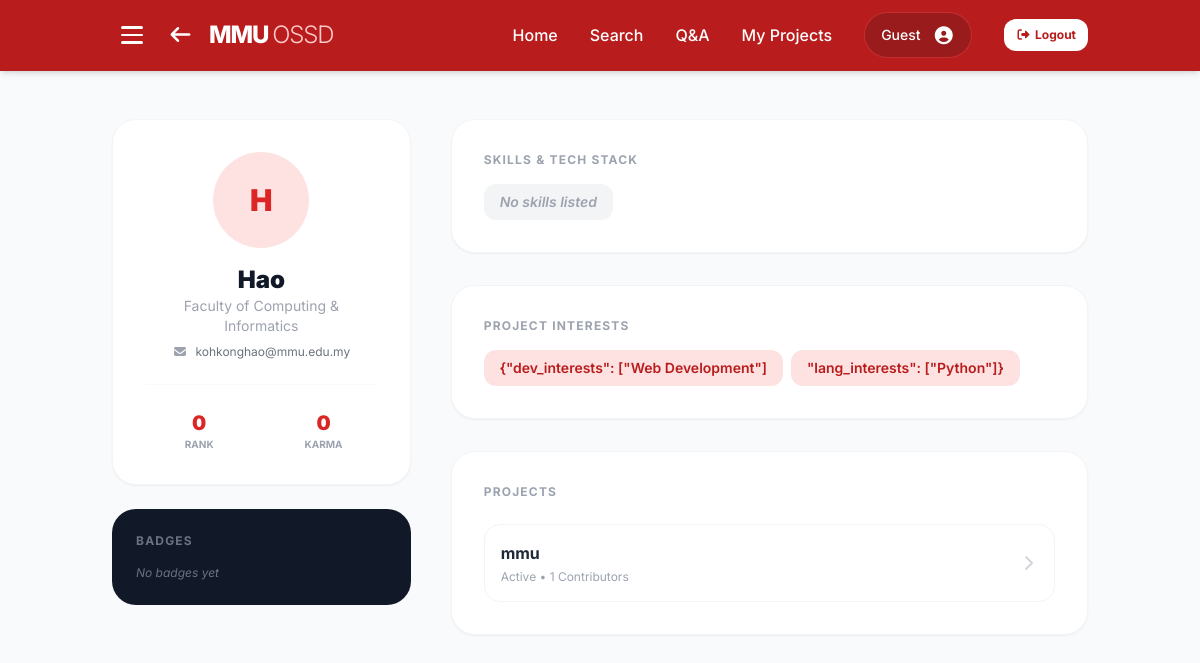
Page /user/1 on the committed database.
### website/models.py (models this page shows)
class User(db.Model):
    __tablename__ = 'users'
    id = db.Column(db.Integer, primary_key=True, autoincrement=True)
    email = db.Column(db.String(255), unique=True, nullable=False)
    password_hash = db.Column(db.String(255))
    name = db.Column(db.String(255), nullable=False, default='MMU Student')
    is_admin = db.Column(db.Boolean, default=False, nullable=False)
    faculty = db.Column(db.String(255), nullable=False, default='Faculty of Computing & Informatics')
    bio = db.Column(db.Text, default='')
    avatar_path = db.Column(db.String(255), default='')
    interests = db.Column(db.Text, default='')  # Comma-separated project interests
    rank = db.Column(db.Integer, nullable=False, default=0)
    karma = db.Column(db.Integer, nullable=False, default=0)
    created_at = db.Column(db.DateTime, nullable=False, default=datetime.utcnow)
    is_verified = db.Column(db.Boolean, default=False)
    is_admin = db.Column(db.Boolean, default=False)  # Admin privilege for content moderation
    otp = db.Column(db.String(6), nullable=True)
    last_seen = db.Column(db.DateTime, nullable=True)
    skills = db.relationship('Skill', backref='user', lazy=True, cascade='all, delete-orphan')
    badges = db.relationship('Badge', backref='user', lazy=True, cascade='all, delete-orphan')
    comments = db.relationship('Comment', backref='user', lazy=True, cascade='all, delete-orphan')
    projects = db.relationship('Project', backref='user', lazy=True, cascade='all, delete-orphan')
    suggestions = db.relationship('Suggestion', backref='user', lazy=True, cascade='all, delete-orphan')
    questions = db.relationship('Question', backref='author', lazy=True, cascade='all, delete-orphan')
    question_likes = db.relationship('QuestionLike', backref='user', lazy=True, cascade='all, delete-orphan')
    question_favorites = db.relationship('QuestionFavorite', backref='user', lazy=True, cascade='all, delete-orphan')
    question_comments = db.relationship('QuestionComment', backref='user', lazy=True, cascade='all, delete-orphan')
    starred_projects = db.relationship('ProjectStar', backref='user', lazy=True, cascade='all, delete-orphan')
    settings = db.relationship('UserSettings', backref='user', uselist=False, cascade='all, delete-orphan')

class Project(db.Model):
    __tablename__ = 'projects'
    id = db.Column(db.Integer, primary_key=True, autoincrement=True)
    user_id = db.Column(db.Integer, db.ForeignKey('users.id', ondelete='CASCADE'), nullable=False)
    project_name = db.Column(db.String(255), nullable=False)
    description = db.Column(db.Text, default='')
    status = db.Column(db.String(50), nullable=False, default='Active')
    repo_url = db.Column(db.String(255), default='')
    languages = db.Column(db.String(255), default='')
    roles_needed = db.Column(db.String(255), default='')
    contributors = db.Column(db.String(50), default='1')
    created_at = db.Column(db.DateTime, nullable=False, default=datetime.utcnow)
    views = db.Column(db.Integer, default=0)
    images = db.relationship('ProjectImage', backref='project', lazy=True, cascade='all, delete-orphan')
    suggestions = db.relationship('Suggestion', backref='project', lazy=True, cascade='all, delete-orphan')
    members = db.relationship('ProjectMember', backref='project', lazy='subquery', cascade='all, delete-orphan')
    stars = db.relationship('ProjectStar', backref='project', lazy=True, cascade='all, delete-orphan')

### website/views.py (the view)
@views.route('/user/<int:user_id>')
def view_user_profile(user_id):
    user = User.query.get_or_404(user_id)
    return render_template("User_Profile.html", profile_user=user, current_user=get_current_user())

### website/views.py (called while the page is built)
def get_current_user():
    email = session.get('user_email', 'student@mmu.edu.my')
    user = User.query.filter_by(email=email).first()
    return user

### website/templates/User_Profile.html (shortened to what this page needs)
<!DOCTYPE html>
<html lang="en">
<head>
    <script src="https://cdn.tailwindcss.com"></script>
    <link href="https://cdnjs.cloudflare.com/ajax/libs/font-awesome/7.0.1/css/all.min.css" rel="stylesheet">
</head>
<body class="bg-gray-50 text-gray-900">
    <nav class="bg-red-700 text-white shadow-md sticky top-0 z-50">
        <div class="container mx-auto px-6 py-3 flex items-center justify-between">
            <div class="flex items-center gap-4">
                <button id="menu-btn" class="hamburger" aria-label="Toggle menu" aria-expanded="false">
                    <span class="bar"></span>
                    <span class="bar"></span>
                    <span class="bar"></span>
                </button>
                <a href="{{ url_for('views.home') }}" class="hover:opacity-80 transition flex items-center gap-4">
                    <i class="fas fa-arrow-left text-xl"></i>
                    <h1 class="text-2xl font-extrabold tracking-tighter">
                        MMU <span class="font-light text-red-200">OSSD</span>
                    </h1>
                </a>
            </div>
            <div class="hidden md:flex space-x-8 items-center font-medium">
                <a href="{{ url_for('views.home') }}" class="hover:text-red-200 transition">Home</a>
                <a href="{{ url_for('views.search') }}" class="hover:text-red-200 transition">Search</a>
                <a href="{{ url_for('views.qna_page') }}" class="hover:text-red-200 transition">Q&A</a>
                <a href="{{ url_for('views.my_projects') }}" class="hover:text-red-200 transition">My Projects</a>
                <a href="{{ url_for('views.profile') }}" class="bg-red-800 px-4 py-2 rounded-full flex items-center space-x-3 border border-red-500/50 cursor-pointer hover:bg-red-900 transition">
                    <span id="nav-email" class="text-sm">{{ session.get('user_email', 'Guest') }}</span>
                    <i class="fas fa-user-circle text-lg"></i>
                </a>
                <button id="logout-btn"
                    class="bg-white text-red-700 hover:bg-red-50 text-xs font-bold px-3 py-2 rounded-xl transition">
                    <i class="fas fa-sign-out-alt mr-1"></i>Logout
                </button>
            </div>
        </div>
    </nav>
    <main class="container mx-auto px-6 py-12 fade-in">
        <div class="grid grid-cols-1 lg:grid-cols-3 gap-10">
            <div class="space-y-6">
                <div class="bg-white p-8 rounded-3xl shadow-sm border border-gray-100 text-center">
                    <div class="relative w-24 h-24 mx-auto mb-4">
                        <div id="avatar-initials" class="w-24 h-24 bg-red-100 text-red-600 rounded-full flex items-center justify-center text-3xl font-black">
                            {{ profile_user.name[0] | upper }}
                        </div>
                    </div>
                    <h2 class="text-2xl font-black">{{ profile_user.name }}</h2>
                    <p class="text-gray-400 text-sm">{{ profile_user.faculty }}</p>
                    <p class="text-gray-500 text-xs mt-2 flex items-center justify-center gap-2">
                        <i class="fas fa-envelope text-gray-400"></i>
                        <span>{{ profile_user.email }}</span>
                    </p>
                    <div class="mt-6 pt-6 border-t border-gray-50 grid grid-cols-2 gap-4">
                        <div>
                            <p class="text-xl font-black text-red-600">{{ profile_user.rank }}</p>
                            <p class="text-[10px] uppercase font-bold text-gray-400">Rank</p>
                        </div>
                        <div>
                            <p class="text-xl font-black text-red-600">{{ profile_user.karma }}</p>
                            <p class="text-[10px] uppercase font-bold text-gray-400">Karma</p>
                        </div>
                    </div>
                </div>
                <div class="bg-gray-900 p-6 rounded-3xl text-white">
                    <h3 class="text-xs font-bold text-gray-500 uppercase tracking-widest mb-4">Badges</h3>
                    <div class="flex gap-3">
                        {% if not profile_user.badges %}
                            <p class="text-xs text-gray-500 italic">No badges yet</p>
                        {% endif %}
                    </div>
                </div>
            </div>
            <div class="lg:col-span-2 space-y-8">
                <section class="bg-white p-8 rounded-3xl border border-gray-100 shadow-sm">
                    <h3 class="text-xs font-bold text-gray-400 uppercase tracking-widest mb-4">Skills &amp; Tech Stack</h3>
                    <div id="display-skills" class="flex flex-wrap gap-2">
                        {% if profile_user.skills %}
                            {% for skill in profile_user.skills %}
                                <span class="bg-gray-100 px-4 py-2 rounded-xl text-sm font-semibold text-gray-700">{{ skill.skill }}</span>
                            {% endfor %}
                        {% else %}
                            <span class="bg-gray-100 px-4 py-2 rounded-xl text-sm font-semibold text-gray-400 italic">No skills listed</span>
                        {% endif %}
                    </div>
                </section>
                <section class="bg-white p-8 rounded-3xl border border-gray-100 shadow-sm">
                    <h3 class="text-xs font-bold text-gray-400 uppercase tracking-widest mb-4">Project Interests</h3>
                    <div id="display-interests" class="flex flex-wrap gap-2">
                        {% if profile_user.interests %}
                            {% for interest in profile_user.interests.split(',') %}
                                {% if interest.strip() %}
                                    <span class="bg-red-100 px-4 py-2 rounded-xl text-sm font-semibold text-red-700">{{ interest.strip() }}</span>
                                {% endif %}
                            {% endfor %}
                        {% else %}
                            <span class="bg-gray-100 px-4 py-2 rounded-xl text-sm font-semibold text-gray-400 italic">No interests set</span>
                        {% endif %}
                    </div>
                </section>
                <section class="bg-white p-8 rounded-3xl border border-gray-100 shadow-sm">
                    <h3 class="text-xs font-bold text-gray-400 uppercase tracking-widest mb-6">Projects</h3>
                    <div id="projects-list" class="space-y-4">
                        {% if profile_user.projects %}
                            {% for project in profile_user.projects %}
                            <a href="{{ url_for('views.project_page', project_id=project.id) }}" class="block">
                                <div class="flex items-center justify-between p-4 border border-gray-100 rounded-2xl hover:bg-red-50 hover:border-red-200 transition cursor-pointer">
                                    <div>
                                        <h4 class="font-bold text-gray-800">{{ project.project_name }}</h4>
                                        <p class="text-xs text-gray-400 mt-1">{{ project.status }} • {{ project.contributors }} Contributors</p>
                                    </div>
                                    <i class="fas fa-chevron-right text-gray-300"></i>
                                </div>
                            </a>
                            {% endfor %}
                        {% else %}
                            <div class="text-gray-400 text-sm italic text-center py-4">This user hasn't listed any projects yet.</div>
                        {% endif %}
                    </div>
                </section>
            </div>
        </div>
    </main>
</body>
</html>

### website/templates/User_Profile.html (style rules this page uses)
body { font-family: 'Inter', sans-serif; }
.fade-in { animation: fadeIn 0.35s ease both; }
.hamburger { display: flex; flex-direction: column; justify-content: center; align-items: center; width: 40px; height: 40px; cursor: pointer; border: none; background: transparent; border-radius: 8px; padding: 6px; gap: 5px; transition: background 0.2s ease; position: relative; }
.hamburger .bar { display: block; width: 22px; height: 2.5px; border-radius: 99px; background: #fff; transition: transform 0.35s cubic-bezier(0.23, 1, 0.32, 1), opacity 0.25s ease, width 0.3s ease; transform-origin: center; }

### rows in the picture
User: name "H", name "Hao", faculty "Faculty of Computing & Informatics", email "kohkonghao@mmu.edu.my", rank "0", karma "0"
Project: project_name "mmu", status "Active", contributors "1"

### other values in the picture
{{ session.get('user_email', 'Guest') }} "Guest"
{{ interest.strip() }} "{\"dev_interests\": [\"Web Development\"]" "\"lang_interests\": [\"Python\"]}"
